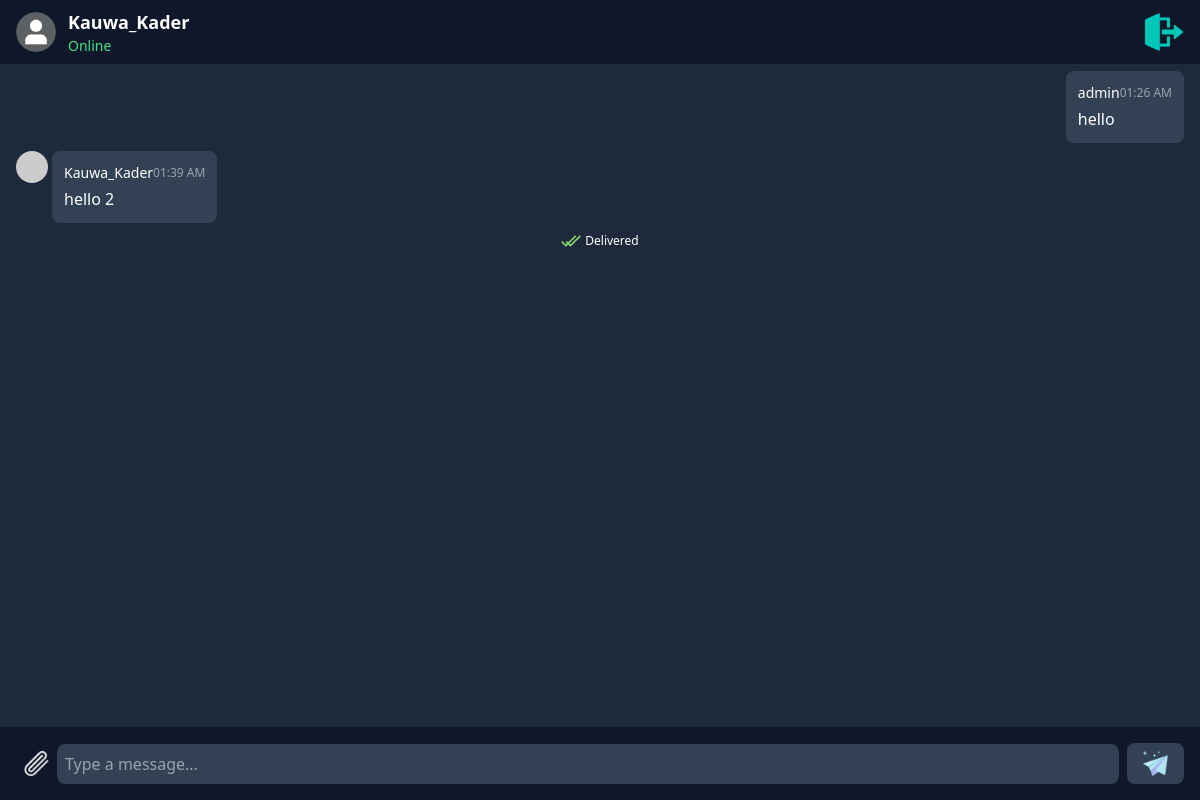
The app's page /room/a06f5d2f-4d2a-4659-8042-dba17fc92baf/ (signed in), older data.
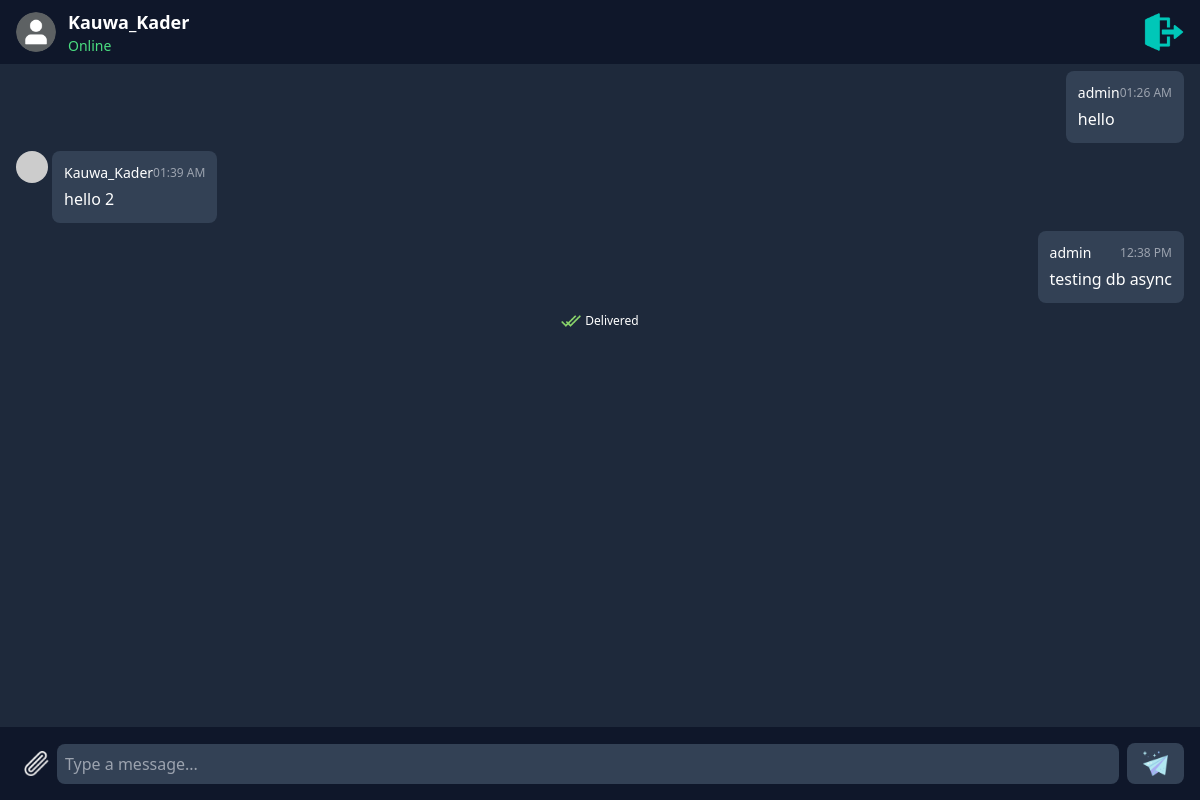
The same page, newer data.
### chat/models.py (models this page shows, shortened)
class Message(models.Model):
    MESSAGE_TYPE_CHOICES = [
        ('text', 'Text'),
        ('image', 'Image'),
        ('file', 'File'),
    ]
    room = models.ForeignKey(ChatRoom, on_delete=models.CASCADE, related_name='messages') # access all messages of a room by room.messages.all() that means if a room name is 'room1' then room1.messages.all() will return all messages of room1
    author = models.ForeignKey(User, on_delete=models.CASCADE, related_name='sent_messages') # access all messages sent by a user by user.sent_messages.all() that means if a username is anwar then anwar.sent_messages.all() will return all messages sent by anwar
    content = models.CharField(max_length=300, blank=True, null=True)
    file = models.FileField(upload_to='uploads/', blank=True, null=True)
    type = models.CharField(max_length=10, choices=MESSAGE_TYPE_CHOICES, default='text')
    created_at = models.DateTimeField(auto_now_add=True)
    updated_at = models.DateTimeField(auto_now=True)
    class Meta:
        ordering = ('-created_at',)

### chat/views/chat.py (the view)
# urls.py: path('room/<str:room_uid>/', ChatRoomView, name='chatroom'),
@login_required
def ChatRoomView(request, room_uid):
    user = request.user
    room = ChatRoom.objects.filter(uid=room_uid).first()
    if not room:
        messages.error(request, 'Room not found. Invalid room UID.')
        return redirect('home')
    if not user in room.members.all():
        messages.error(request, 'You are not a member of this room.')
        return redirect('home')
    chat_messages = Message.objects.filter(room=room) # alternative: room.messages.all() because of related_name='messages' in Message model
    context = {
        'chat_room': room,
        'chat_messages': chat_messages,
        'is_private': room.is_private,
        'other_user': room.members.exclude(id=user.id).first() if room.is_private else None,
    }
    return render(request, 'chat/pages/chat_room.html', context)

### templates/chat/pages/chat_room.html (shortened to what this page needs)
{% extends "chat/base.html" %}
{% block content %}
    {% include "chat/chatroom/main.html" %}
{% endblock %}

### templates/chat/chatroom/chatroom_body.html (shortened to what this page needs)
{% load static %}
<main id="chat-box" class="flex-1 overflow-y-auto p-4 space-y-2" style="margin-top: 55px; margin-bottom: 70px;">
{% for message in chat_messages reversed %}
{% if message.type == 'text' %}
    {% if message.author == request.user %}
    <div class="flex items-start space-x-1 justify-end">
    {% else %}
    <div class="flex items-start space-x-1">
        <img src="https://via.placeholder.com/40" alt="User" class="w-8 h-8 rounded-full" />
    {% endif %}
        <div class="relative bg-slate-700 p-3 rounded-lg max-w-[60vw]">
        <div class="flex items-center justify-between">
            <p class="text-sm font-medium">{{ message.author }}</p>
            <span class="text-xs text-gray-400">{{ message.created_at|date:"h:i A" }}</span>
        </div>
        <p class="mt-1">{{ message.content }}</p>
        </div>
    </div>
{% endif %}
{% endfor %}
<div class="flex justify-center mt-4">
    <span class="text-xs flex items-center space-x-1">
    <img src="{% static 'chat/icons/delivered.png' %}" alt="" class="w-5 h-5" />
    <span>Delivered</span>
    </span>
</div>
</main>

Row changes from the older to the newer data that the page shows:
added Message: author "admin", created_at "12:38 PM", content "testing db async"
